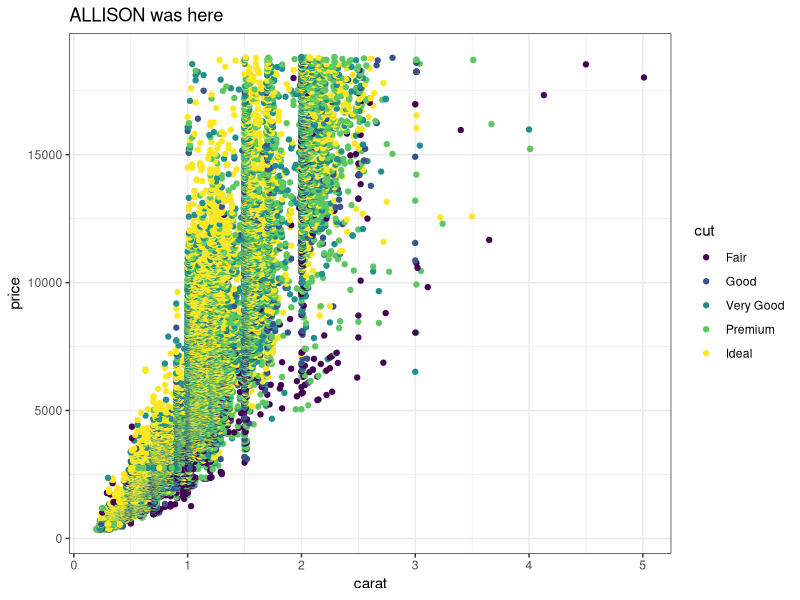
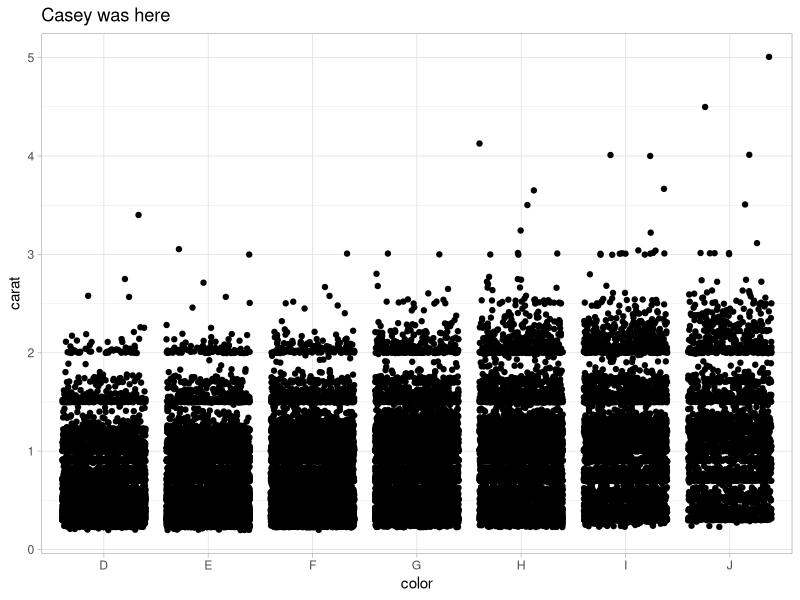

Write the R code that produced these figures, in order.
## ---- chunk 1
knitr::opts_chunk$set(echo = TRUE)
library(tidyverse)
## ---- chunk 2
# Partner 1: 
# Run the code below to see the original graph
# Change the code below to make the point color change based on 'cut', and update the theme to theme_bw(). Update the title to include your first name. 

ggplot(data = diamonds, aes(x = carat, y = price)) +
  geom_point(aes(color = cut)) +
  theme_bw() +
  labs(title = "ALLISON was here")
## ---- chunk 3
# Partner 2: 
# Run the code below to see the original graph
# Change the code below to make the geom a geom_jitter, and update the theme to theme_light. Update the title to include your first name. 

ggplot(data = diamonds, aes(x = color, y = carat)) +
  geom_jitter() +
  theme_light() +
  labs(title = "Casey was here")
## ---- chunk 4
# HI CASEY!!!

Teddy <- 2 + 9
Allison <- 3*Teddy
## ---- chunk 5

